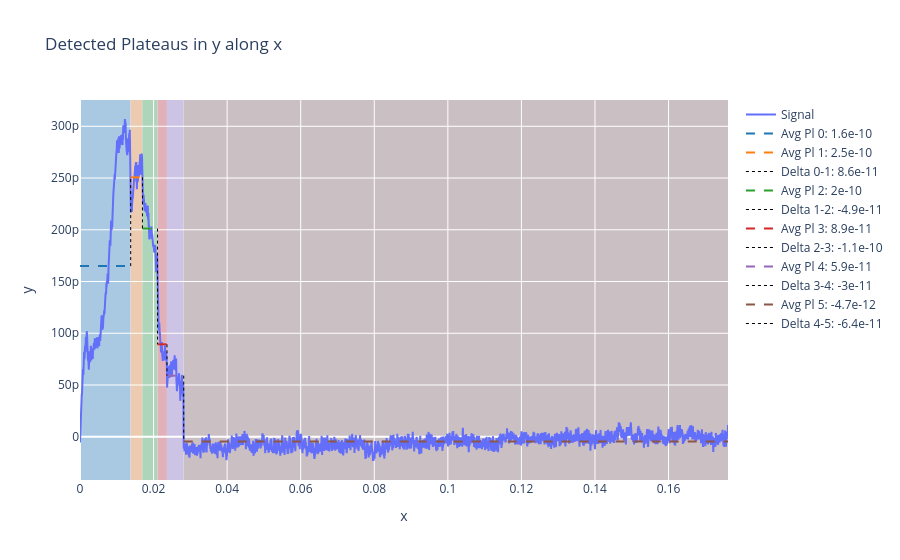

The code cell stored with this chart in its notebook:
### Markdown cell above
## run plateau analysis

### Code cell
# Find plateaus after the contact point and do a double savitszky-golay smoothing
defl_savitz = savitz_defl[index_first_positive:]
displacement = ret_corrected_displacement[index_first_positive:]

# Usage with real data
params = {## time
    'sav_window_length': 24,
    'sav_polyorder': 11,

    'pl_threshold_old': 0.3e-6,
    'pl_threshold': 0.3e-2 ,
    'pl_min_width': 1,
    'last_num_plateaus': 7,  # Number of plateaus to ignore at the end
}



rel_time = np.arange(len(displacement)) * relative_SR_ret  # Assuming a constant time step

# For relative time, you modified find plateaus to get the relative SR of Retract, which is the 2nd index
plateaus, df_plat = find_plateaus(displacement, defl_savitz, params, dt= relative_SR_ret)
# plateaus, df_plat = find_plateaus(defl_savitz, params, dt=1)
# print(f'rel_sr_ret: {relative_SR_ret}')

### Figure 1 — Plotly figure (JSON) as saved in the notebook; plotly's stock layout.template omitted (floating-point values rounded to 4 significant figures; data arrays with more than 128 entries replaced by an {"elided": "..."} marker saying what was removed)
{"data": [{"mode": "lines", "name": "Signal", "type": "scatter", "x": {"elided": "8809 float values"}, "y": {"elided": "8809 float values"}}, {"line": {"color": "rgba(31,119,180,1.0)", "dash": "dash", "width": 2}, "mode": "lines", "name": "Avg Pl 0: 1.6e-10", "type": "scatter", "x": [0, 0.01366], "y": [1.649e-10, 1.649e-10]}, {"line": {"color": "rgba(255,127,14,1.0)", "dash": "dash", "width": 2}, "mode": "lines", "name": "Avg Pl 1: 2.5e-10", "type": "scatter", "x": [0.01378, 0.0169], "y": [2.506e-10, 2.506e-10]}, {"line": {"color": "black", "dash": "dot", "width": 1}, "mode": "lines", "name": "Delta 0-1: 8.6e-11", "type": "scatter", "x": [0.01378, 0.01378], "y": [1.649e-10, 2.506e-10]}, {"line": {"color": "rgba(44,160,44,1.0)", "dash": "dash", "width": 2}, "mode": "lines", "name": "Avg Pl 2: 2e-10", "type": "scatter", "x": [0.01698, 0.02098], "y": [2.012e-10, 2.012e-10]}, {"line": {"color": "black", "dash": "dot", "width": 1}, "mode": "lines", "name": "Delta 1-2: -4.9e-11", "type": "scatter", "x": [0.01698, 0.01698], "y": [2.506e-10, 2.012e-10]}, {"line": {"color": "rgba(214,39,40,1.0)", "dash": "dash", "width": 2}, "mode": "lines", "name": "Avg Pl 3: 8.9e-11", "type": "scatter", "x": [0.02108, 0.0236], "y": [8.933e-11, 8.933e-11]}, {"line": {"color": "black", "dash": "dot", "width": 1}, "mode": "lines", "name": "Delta 2-3: -1.1e-10", "type": "scatter", "x": [0.02108, 0.02108], "y": [2.012e-10, 8.933e-11]}, {"line": {"color": "rgba(148,103,189,1.0)", "dash": "dash", "width": 2}, "mode": "lines", "name": "Avg Pl 4: 5.9e-11", "type": "scatter", "x": [0.02364, 0.02808], "y": [5.904e-11, 5.904e-11]}, {"line": {"color": "black", "dash": "dot", "width": 1}, "mode": "lines", "name": "Delta 3-4: -3e-11", "type": "scatter", "x": [0.02364, 0.02364], "y": [8.933e-11, 5.904e-11]}, {"line": {"color": "rgba(140,86,75,1.0)", "dash": "dash", "width": 2}, "mode": "lines", "name": "Avg Pl 5: -4.7e-12", "type": "scatter", "x": [0.0282, 0.1762], "y": [-4.658e-12, -4.658e-12]}, {"line": {"color": "black", "dash": "dot", "width": 1}, "mode": "lines", "name": "Delta 4-5: -6.4e-11", "type": "scatter", "x": [0.0282, 0.0282], "y": [5.904e-11, -4.658e-12]}], "layout": {"shapes": [{"fillcolor": "rgba(31,119,180,0.3)", "layer": "below", "line": {"width": 0}, "type": "rect", "x0": 0, "x1": 0.01366, "xref": "x", "y0": 0, "y1": 1, "yref": "paper"}, {"fillcolor": "rgba(255,127,14,0.3)", "layer": "below", "line": {"width": 0}, "type": "rect", "x0": 0.01378, "x1": 0.0169, "xref": "x", "y0": 0, "y1": 1, "yref": "paper"}, {"fillcolor": "rgba(44,160,44,0.3)", "layer": "below", "line": {"width": 0}, "type": "rect", "x0": 0.01698, "x1": 0.02098, "xref": "x", "y0": 0, "y1": 1, "yref": "paper"}, {"fillcolor": "rgba(214,39,40,0.3)", "layer": "below", "line": {"width": 0}, "type": "rect", "x0": 0.02108, "x1": 0.0236, "xref": "x", "y0": 0, "y1": 1, "yref": "paper"}, {"fillcolor": "rgba(148,103,189,0.3)", "layer": "below", "line": {"width": 0}, "type": "rect", "x0": 0.02364, "x1": 0.02808, "xref": "x", "y0": 0, "y1": 1, "yref": "paper"}, {"fillcolor": "rgba(140,86,75,0.3)", "layer": "below", "line": {"width": 0}, "type": "rect", "x0": 0.0282, "x1": 0.1762, "xref": "x", "y0": 0, "y1": 1, "yref": "paper"}], "showlegend": true, "title": {"text": "Detected Plateaus in y along x"}, "xaxis": {"title": {"text": "x"}}, "yaxis": {"title": {"text": "y"}}}}
